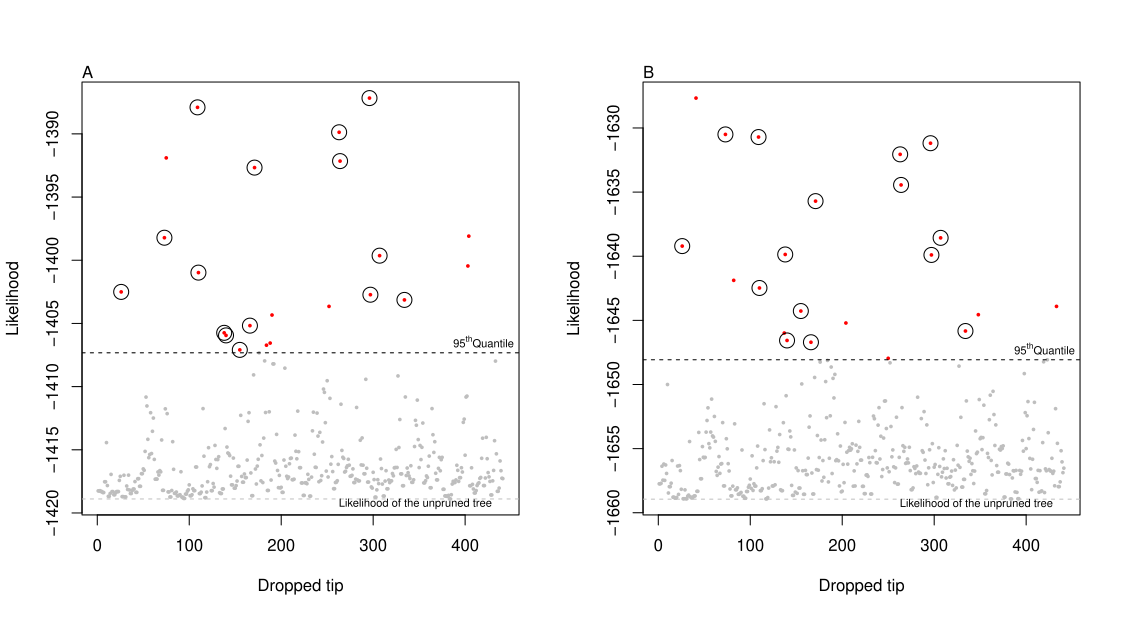

Recreate this plot in R.
# Terrence Sylvester
# pradakshanas@gmail.com
# August 31, 2021

# read in data
load("../results/8a.calculate.likelihood.Lepidoptera.tip.RData")
liks <- unlist(x)
# fill in likelihood table
lik.table$likelihood <- liks
lik.table.1 <- lik.table
full.tree.lik.1 <- full.tree.lik
# clear results but keep the like table
rm(list = ls()[c(-13,-27)])
# read in data
load("../results/8b.calculate.likelihood.Lepidoptera.tip.feeding.RData")
liks <- unlist(x)
# fill in likelihood table
lik.table$likelihood <- liks
lik.table.2 <- lik.table
full.tree.lik.2 <- full.tree.lik
# get the common tips
commonTips <- lik.table.1$likelihood > quantile(x = lik.table.1$likelihood, 0.95) & lik.table.2$likelihood > quantile(x = lik.table.2$likelihood, 0.95)

par(mfcol = c(1,2))
# plot the results
plot(lik.table.1$likelihood,
     pch = 16,
     cex = .5,
     xlab = "Dropped tip",
     ylab = "Likelihood",
     col = c("gray", "red")[(lik.table.1$likelihood > quantile(x = lik.table.1$likelihood, 0.95)) + 1])
#plot title
mtext(text = "A",
      line = 0,
      outer = F,
      side = 3,
      adj = 0,
      cex = 1)

# highlight the 
points(x = which(commonTips),
       y = lik.table.1$likelihood[commonTips],
       pch = 21,
       cex = 2,
       col = "black")

# cutoff mark
abline(h = quantile(x = lik.table.1$likelihood, 0.95),
       col = "black",
       lty = 2,)
text(x = 420,
     y = quantile(x = lik.table.1$likelihood, 0.95)-0.4,
     label = expression(paste("95"^"th","Quantile","")),
     pos = 3,
     cex = .7)
abline(h = full.tree.lik.1,
       col = "gray",
       lty = 2)
text(x = 440,
     y = full.tree.lik.1 - .4,
     label = "Likelihood of the unpruned tree",
     pos = 2,
     cex = .7)
# plot table 2
# plot the results
plot(lik.table.2$likelihood,
     pch = 16,
     cex = .5,
     xlab = "Dropped tip",
     ylab = "Likelihood",
     col = c("gray", "red")[(lik.table.2$likelihood > quantile(x = lik.table.2$likelihood, 0.95)) + 1])
#plot title
mtext(text = "B",
      line = 0,
      outer = F,
      side = 3,
      adj = 0,
      cex = 1)
# highlight the 
points(x = which(commonTips),
       y = lik.table.2$likelihood[commonTips],
       pch = 21,
       cex = 2,
       col = "black")

# cutoff mark
abline(h = quantile(x = lik.table.2$likelihood, 0.95),
       col = "black",
       lty = 2,)
text(x = 420,
     y = quantile(x = lik.table.2$likelihood, 0.95)-0.4,
     label = expression(paste("95"^"th","Quantile","")),
     pos = 3,
     cex = .7)
abline(h = full.tree.lik.2,
       col = "gray",
       lty = 2)
text(x = 440,
     y = full.tree.lik.2 - .4,
     label = "Likelihood of the unpruned tree",
     pos = 2,
     cex = .7)
# save the results
write.csv(commonTips, file = "../results/potential.tips.impacting.model.csv",row.names = F)
